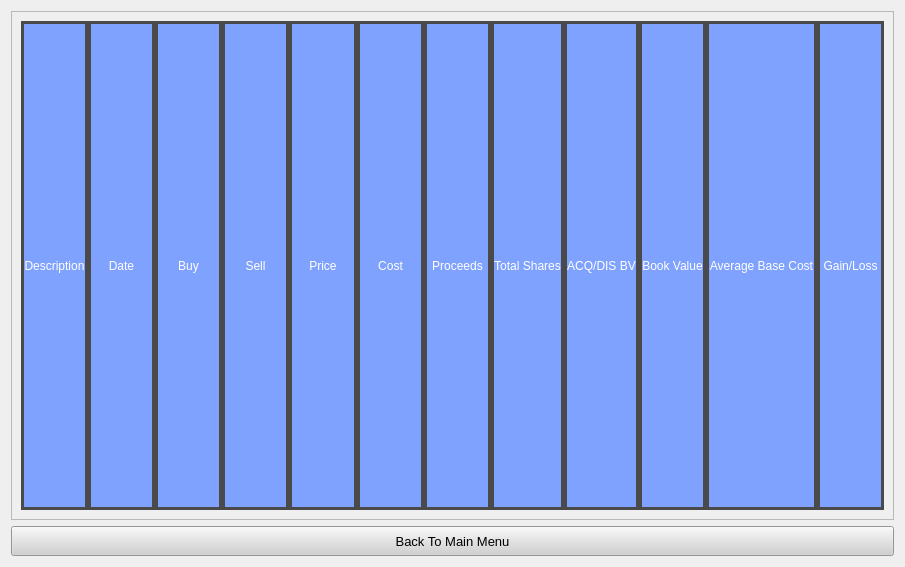
<?xml version="1.0" encoding="UTF-8"?>
<ui version="4.0">
 <class>MergedScreen</class>
 <widget class="QWidget" name="MergedScreen">
  <property name="geometry">
   <rect>
    <x>0</x>
    <y>0</y>
    <width>905</width>
    <height>567</height>
   </rect>
  </property>
  <property name="windowTitle">
   <string>Form</string>
  </property>
  <property name="styleSheet">
   <string notr="true"/>
  </property>
  <layout class="QVBoxLayout" name="verticalLayout">
   <item>
    <widget class="QScrollArea" name="scrollArea">
     <property name="styleSheet">
      <string notr="true">QLabel{color: rgb(255, 255, 255);}</string>
     </property>
     <property name="widgetResizable">
      <bool>true</bool>
     </property>
     <widget class="QWidget" name="scrollAreaWidgetContents_3">
      <property name="geometry">
       <rect>
        <x>0</x>
        <y>0</y>
        <width>885</width>
        <height>511</height>
       </rect>
      </property>
      <layout class="QGridLayout" name="gridLayout">
       <item row="0" column="0">
        <layout class="QGridLayout" name="securities">
         <item row="0" column="0">
          <layout class="QGridLayout" name="transactions">
           <property name="horizontalSpacing">
            <number>0</number>
           </property>
           <property name="verticalSpacing">
            <number>10</number>
           </property>
           <item row="0" column="2">
            <widget class="QLabel" name="buy">
             <property name="minimumSize">
              <size>
               <width>0</width>
               <height>30</height>
              </size>
             </property>
             <property name="styleSheet">
              <string notr="true">background-color: rgb(128, 162, 255);
color: rgb(255, 255, 255);
border: 3px solid rgb(74, 74, 74);</string>
             </property>
             <property name="text">
              <string>Buy</string>
             </property>
             <property name="alignment">
              <set>Qt::AlignCenter</set>
             </property>
            </widget>
           </item>
           <item row="0" column="3">
            <widget class="QLabel" name="sell">
             <property name="minimumSize">
              <size>
               <width>0</width>
               <height>30</height>
              </size>
             </property>
             <property name="styleSheet">
              <string notr="true">background-color: rgb(128, 162, 255);
color: rgb(255, 255, 255);
border: 3px solid rgb(74, 74, 74);</string>
             </property>
             <property name="text">
              <string>Sell</string>
             </property>
             <property name="alignment">
              <set>Qt::AlignCenter</set>
             </property>
            </widget>
           </item>
           <item row="0" column="4">
            <widget class="QLabel" name="price">
             <property name="minimumSize">
              <size>
               <width>0</width>
               <height>30</height>
              </size>
             </property>
             <property name="styleSheet">
              <string notr="true">background-color: rgb(128, 162, 255);
color: rgb(255, 255, 255);
border: 3px solid rgb(74, 74, 74);</string>
             </property>
             <property name="text">
              <string>Price</string>
             </property>
             <property name="alignment">
              <set>Qt::AlignCenter</set>
             </property>
            </widget>
           </item>
           <item row="0" column="5">
            <widget class="QLabel" name="cost">
             <property name="minimumSize">
              <size>
               <width>0</width>
               <height>30</height>
              </size>
             </property>
             <property name="styleSheet">
              <string notr="true">background-color: rgb(128, 162, 255);
color: rgb(255, 255, 255);
border: 3px solid rgb(74, 74, 74);</string>
             </property>
             <property name="text">
              <string>Cost</string>
             </property>
             <property name="alignment">
              <set>Qt::AlignCenter</set>
             </property>
            </widget>
           </item>
           <item row="0" column="9">
            <widget class="QLabel" name="bookValue">
             <property name="minimumSize">
              <size>
               <width>0</width>
               <height>30</height>
              </size>
             </property>
             <property name="styleSheet">
              <string notr="true">background-color: rgb(128, 162, 255);
color: rgb(255, 255, 255);
border: 3px solid rgb(74, 74, 74);</string>
             </property>
             <property name="text">
              <string>Book Value</string>
             </property>
             <property name="alignment">
              <set>Qt::AlignCenter</set>
             </property>
            </widget>
           </item>
           <item row="0" column="6">
            <widget class="QLabel" name="proceeds">
             <property name="minimumSize">
              <size>
               <width>0</width>
               <height>30</height>
              </size>
             </property>
             <property name="styleSheet">
              <string notr="true">background-color: rgb(128, 162, 255);
color: rgb(255, 255, 255);
border: 3px solid rgb(74, 74, 74);</string>
             </property>
             <property name="text">
              <string>Proceeds</string>
             </property>
             <property name="alignment">
              <set>Qt::AlignCenter</set>
             </property>
            </widget>
           </item>
           <item row="0" column="8">
            <widget class="QLabel" name="commissions">
             <property name="minimumSize">
              <size>
               <width>0</width>
               <height>30</height>
              </size>
             </property>
             <property name="styleSheet">
              <string notr="true">background-color: rgb(128, 162, 255);
color: rgb(255, 255, 255);
border: 3px solid rgb(74, 74, 74);</string>
             </property>
             <property name="text">
              <string>ACQ/DIS BV</string>
             </property>
             <property name="alignment">
              <set>Qt::AlignCenter</set>
             </property>
            </widget>
           </item>
           <item row="0" column="11">
            <widget class="QLabel" name="gainLoss">
             <property name="minimumSize">
              <size>
               <width>0</width>
               <height>30</height>
              </size>
             </property>
             <property name="styleSheet">
              <string notr="true">background-color: rgb(128, 162, 255);
color: rgb(255, 255, 255);
border: 3px solid rgb(74, 74, 74);</string>
             </property>
             <property name="text">
              <string>Gain/Loss</string>
             </property>
             <property name="alignment">
              <set>Qt::AlignCenter</set>
             </property>
            </widget>
           </item>
           <item row="0" column="0">
            <widget class="QLabel" name="description">
             <property name="minimumSize">
              <size>
               <width>0</width>
               <height>30</height>
              </size>
             </property>
             <property name="styleSheet">
              <string notr="true">background-color: rgb(128, 162, 255);
color: rgb(255, 255, 255);
border: 3px solid rgb(74, 74, 74);</string>
             </property>
             <property name="text">
              <string>Description</string>
             </property>
             <property name="alignment">
              <set>Qt::AlignCenter</set>
             </property>
            </widget>
           </item>
           <item row="0" column="1">
            <widget class="QLabel" name="date">
             <property name="minimumSize">
              <size>
               <width>0</width>
               <height>30</height>
              </size>
             </property>
             <property name="styleSheet">
              <string notr="true">background-color: rgb(128, 162, 255);
color: rgb(255, 255, 255);
border: 3px solid rgb(74, 74, 74);</string>
             </property>
             <property name="text">
              <string>Date</string>
             </property>
             <property name="alignment">
              <set>Qt::AlignCenter</set>
             </property>
            </widget>
           </item>
           <item row="0" column="10">
            <widget class="QLabel" name="avgCB">
             <property name="minimumSize">
              <size>
               <width>0</width>
               <height>30</height>
              </size>
             </property>
             <property name="styleSheet">
              <string notr="true">background-color: rgb(128, 162, 255);
color: rgb(255, 255, 255);
border: 3px solid rgb(74, 74, 74);</string>
             </property>
             <property name="text">
              <string>Average Base Cost</string>
             </property>
             <property name="alignment">
              <set>Qt::AlignCenter</set>
             </property>
            </widget>
           </item>
           <item row="0" column="7">
            <widget class="QLabel" name="totalShares">
             <property name="styleSheet">
              <string notr="true">background-color: rgb(128, 162, 255);
color: rgb(255, 255, 255);
border: 3px solid rgb(74, 74, 74);</string>
             </property>
             <property name="text">
              <string>Total Shares</string>
             </property>
             <property name="alignment">
              <set>Qt::AlignCenter</set>
             </property>
            </widget>
           </item>
          </layout>
         </item>
        </layout>
       </item>
      </layout>
     </widget>
    </widget>
   </item>
   <item>
    <widget class="QPushButton" name="back">
     <property name="minimumSize">
      <size>
       <width>0</width>
       <height>30</height>
      </size>
     </property>
     <property name="font">
      <font>
       <family>Microsoft Sans Serif</family>
       <pointsize>10</pointsize>
      </font>
     </property>
     <property name="styleSheet">
      <string notr="true">background-color: rgb(208, 208, 208);</string>
     </property>
     <property name="text">
      <string>Back To Main Menu</string>
     </property>
    </widget>
   </item>
  </layout>
 </widget>
 <resources/>
 <connections/>
</ui>
